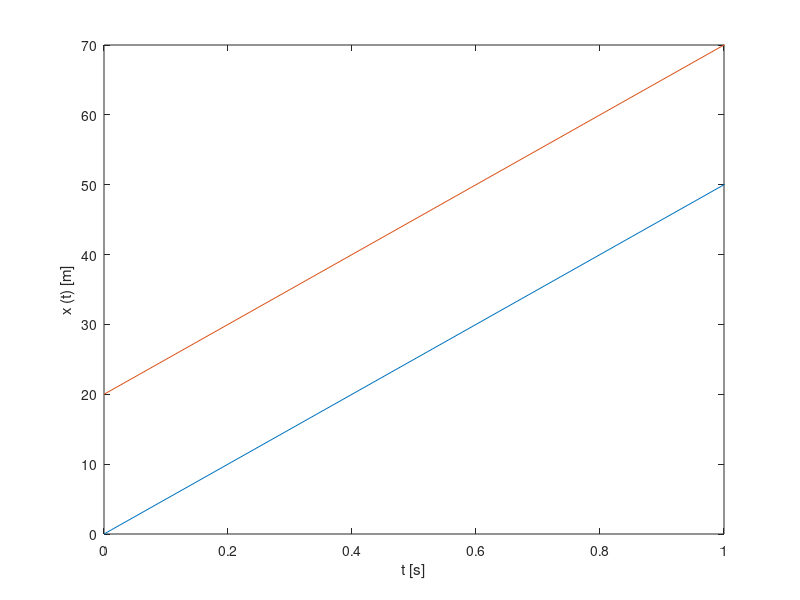

Write the MATLAB code that produced this figure.
t=linspace(0,10,10);

x=50*t;
%x1=60*t;
%x2=30*t;

x1=50*t+20;
plot(t,x)
hold on
plot(t,x1)
%hold on
%plot(t,x2)

xlabel ("t [s]");
ylabel ("x (t) [m]");

axis([0,1, 0,70])